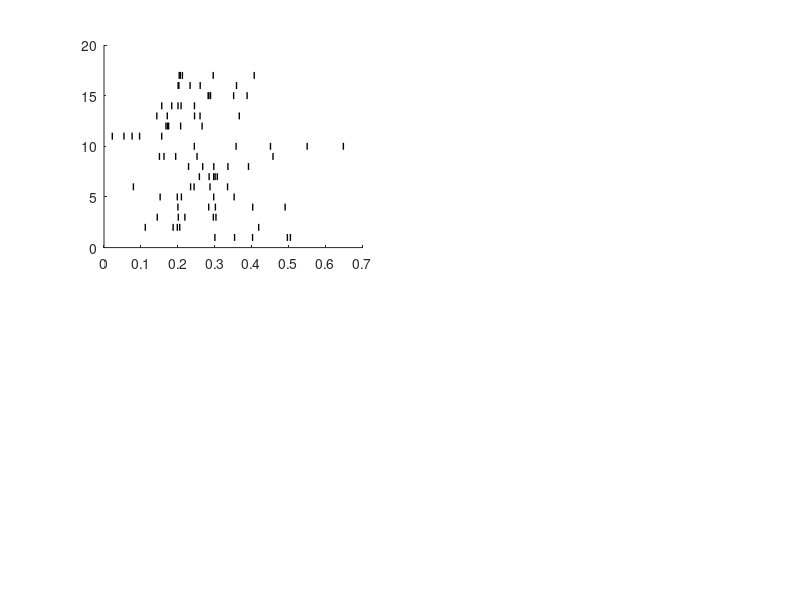

Source code (MATLAB): (Note: this script raises an error after producing the figure.)
clear; close all;


load('dat_percep.mat');
colormap = [0 0 207; 0 111 255; 0  255 255; 111 255 143;
            207 255 48; 255 191 0; 255 96 0; 200 0  0; 100  0  0];

% MeanEstProb(subi,:,1) ; % S, 30       
% MeanEstProb(subi,:,2) ; % SU, 30
% MeanEstProb(subi,:,3) ; % SL, 30        
% MeanEstProb(subi,:,4) ; % S, 5
% MeanEstProb(subi,:,5) ; % SU, 5
% MeanEstProb(subi,:,6) ; % SL, 5      

%% 
close all 
subpi = 0;
conname = {'30 dots, symmetric', '5 dots, symmetric'};

figure; k = 0;

for condition = [1 4] % 30, symmetric; 5, symmetric
    estprob = sEstProb(:,:,condition);   
    % 17 subjects * 45 trials * 6 conditions 
    % columns 1-5: 0.1 probability trials 1-5
    % columns 6-10: 0.2 probability trials 1-5
    % columns 40-45: 0.9 probability trials 1-5
    for prob = [2 8] % must have only 0.2, 0.8 in 5dots
    if prob == 2
        xl = [0 0.65];
    else 
        xl = [0.35 1]; 
    end        
    k = k +1;    
    subplot(2,2,k); hold on     
    for subi = 1:17        
        trialwise_estprob = estprob(subi, prob*5-4:prob*5);
        for itr = 1:5
            plot(trialwise_estprob(1,itr), 1*subi, 'k|','MarkerSize',5, 'LineWidth', 1);            
        end
    end
    cl = [0.6 0.6 0.6];
    if condition == 4 
        xline(0, '-',  'Color',cl,'LineWidth',1);        
        xline(0.2, '-', 'Color',cl,'LineWidth',1);
        xline(0.4, '-',  'Color',cl,'LineWidth',1);
        xline(0.6, '-',  'Color',cl,'LineWidth',1);
        xline(0.8, '-',  'Color',cl,'LineWidth',1);    
        xline(1, '-',  'Color',cl,'LineWidth',1);        
    end
    xline(prob*0.1, 'r--', 'LineWidth',2);    
    yticks(0:5:17); ylim([0 18]); xlim(xl); xticks(0:0.1:1);
    set(gca, 'Fontname', 'Arial Regular', 'Fontsize', 10.5, 'linewidth', 1,'TickLength',[0.015 0]);
    box off;
    
    end
end


pos(3) = 1000; pos(4) = 400;
set(gcf, 'Position', pos);

